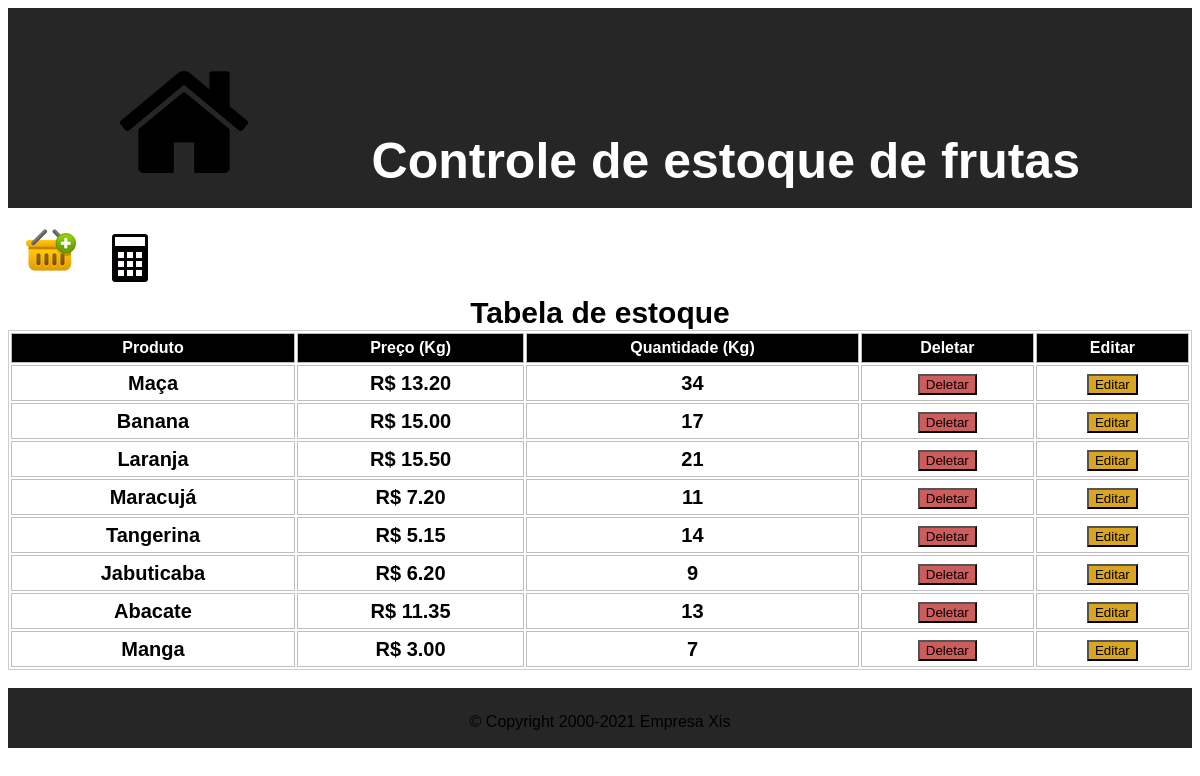
The page / on the database its author committed.
### tables this page shows
CREATE TABLE `tabela` (
  `id` int(11) NOT NULL AUTO_INCREMENT,
  `produto` varchar(45) NOT NULL,
  `preco` decimal(6,2) NOT NULL,
  `quantidade` int(11) NOT NULL,
  PRIMARY KEY (`id`)
);

### home.php (the view, shortened to what this page needs)
<?php
    $connection = include 'db.php';
?>
<a class="button_inserir_item" href="?pagina=inserir_mercadoria"></a>
<a class="button_calculadora" href="javascript:popup()">Pop Up</a>
<table style="border:1px solid #ccc; width: 100% ;margin: auto">
    <caption style="font-weight: bold; font-size: 30px">Tabela de estoque</caption>
        <thead>
            <tr>
                <th>Produto</th>
                <th>Preço (Kg)</th>
                <th>Quantidade (Kg)</th>
                <th>Deletar</th>
                <th>Editar</th>
            </tr>
        </thead>
    <tbody>
    <?php
    $query = "SELECT * FROM tabela";
    $consulta_estoque = mysqli_query($connection, $query);
    while($linha = mysqli_fetch_array($consulta_estoque)){
        echo '<td>'.$linha['produto'].'</td>';
        echo '<td>R$ '.$linha['preco'].'</td>';
        echo '<td>'.$linha['quantidade'].'</td>';
        echo '<td><form method="post" action="deletar_mercadoria.php">
                    <input type="hidden" name="id" value="'.$linha['id'].'">
                    <input class="button_deletar" type="submit" onclick="aviso()" value="Deletar">
                  </form></td>';
        echo '<td><form method="post" action="?pagina=alterar_mercadoria">
                    <input type="hidden" name="id" value="'.$linha['id'].'">
                    <input class="button_editar" type="submit"  value="Editar">
                  </form></td></tr>';
    }
    ?>
    </tbody>
</table>

### index.php (shortened to what this page needs)
<?php
if(isset($_GET['pagina'])){
    $pagina = $_GET['pagina'];
}
else{
    $pagina = NULL;
}
if($pagina == 'inserir_mercadoria'){
    include 'inserir_mercadoria.html';
}elseif ($pagina == 'alterar_mercadoria'){
    include 'alterar_mercadoria.php';
}else{
    include 'home.php';
}

### style.css (style rules this page uses)
header { height: 100px; background-color: #262626; padding: 50px 0 }
body { font-family: helvetica, arial, serif; font-size: 16px; background-color: white }
footer { height: 10px; background-color: #262626; padding: 25px 0; text-align: center }
td,th { text-align: center; border: 1px solid rgb(190, 190, 190); padding: 5px; }
th { background-color: black; color: white }
td { font-weight: bold; font-size: 20px }
.button_inserir_item { padding: 10px; content: url("icons/addItem.ico"); horiz-align: left; border: black }
.button_deletar { background-color: indianred }
.button_editar { background-color: goldenrod }
.button_calculadora { padding: 10px; content: url("icons/calculadora.ico"); horiz-align: left; border: black }
.home { content: url("icons/home.ico") }
.container { margin: 0 auto; width: 960px }
#menu { float: right; padding: 40px 0 }

### rows shown on the page
tabela: produto "Maça", preco "13.20", quantidade "34"
tabela: produto "Banana", preco "15.00", quantidade "17"
tabela: produto "Laranja", preco "15.50", quantidade "21"
tabela: produto "Maracujá", preco "7.20", quantidade "11"
tabela: produto "Tangerina", preco "5.15", quantidade "14"
tabela: produto "Jabuticaba", preco "6.20", quantidade "9"
tabela: produto "Abacate", preco "11.35", quantidade "13"
tabela: produto "Manga", preco "3.00", quantidade "7"
